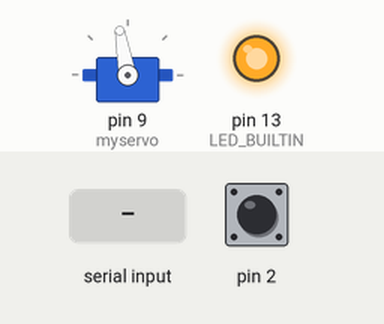
Simulated run of this sketch. Board: Arduino Uno, built with avr-gcc and run on an emulated ATmega328P. Parts: servo, output pins drawn as LEDs (lit = HIGH). The inputs (shaded band) are chosen by the test bench; at power-on: pin 2 HIGH.

Above: at 1.2 s.
1.3 s: "c" received over Serial
At 1.6 s:
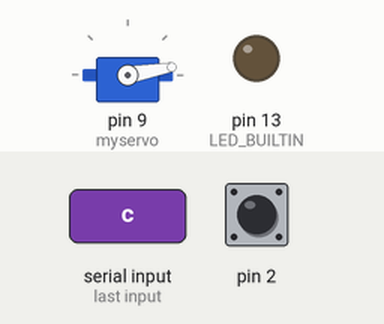
4.4 s: "o" received over Serial
At 5.2 s:
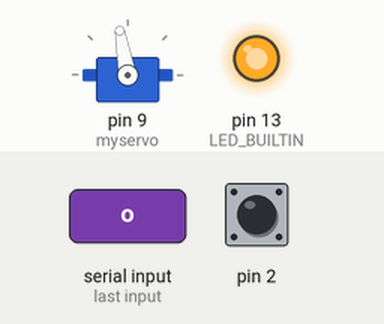
Timing chart, 0 to 7.4 s (numbered marks = the images above; inputs shaded):
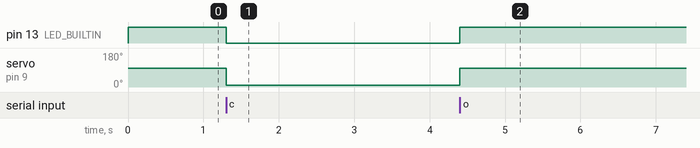

Measured:
- after the input at 1.3 s, pin 13 (LED_BUILTIN): HIGH → LOW at once; servo on pin 9 (myservo): 100° → 10° at once
- after the input at 4.4 s, pin 13 (LED_BUILTIN): LOW → HIGH at once; servo on pin 9 (myservo): 10° → 100° at once

The sketch:

SecurityCamera.ino
```cpp
#include <Servo.h>

Servo myservo;　//Servoオブジェクトの宣言

void setup() {
  Serial.begin(9600);
  myservo.attach(9);//9番ピンでサーボモータを動かす
  pinMode(2, INPUT_PULLUP); // Inputモードでプルアップ抵抗を有効に
  pinMode(LED_BUILTIN, OUTPUT);
  myservo.write(100); // angle
  digitalWrite(LED_BUILTIN, HIGH);
}

void loop(){
  static int flag=0;
  if(digitalRead(2)==LOW){
    flag=1;
  }
  else{
    if(flag==1){
      flag=0;
      Serial.write('1');
      delay(500);
    }
  }
  if(Serial.available()>0){
    char a = Serial.read();
    if(a=='o'){
      myservo.write(100); // angle
      digitalWrite(LED_BUILTIN, HIGH);
    }
    else if(a=='c'){
      myservo.write(10);  // angle
      digitalWrite(LED_BUILTIN, LOW);
    }
  }
}
```
